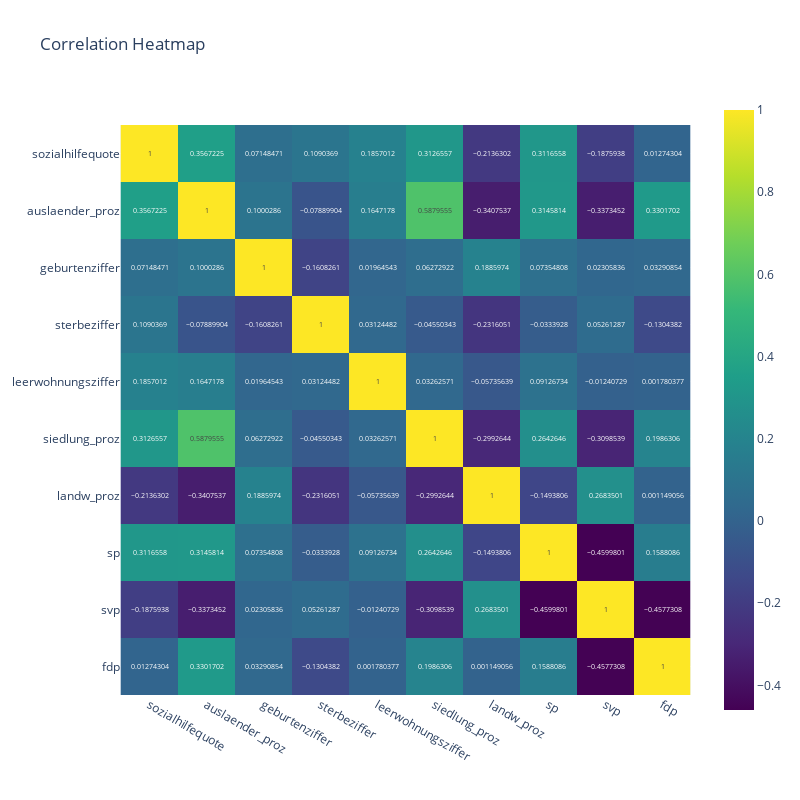

The code cell stored with this chart in its notebook:
### Code cell
import plotly.express as px

# Calculate the correlation matrix
features = [
    "sozialhilfequote",
    "auslaender_proz",
    "geburtenziffer", 
    "sterbeziffer",
    "leerwohnungsziffer", 
    "siedlung_proz",
    "landw_proz",
    "sp", 
    "svp",
    "fdp",
]
correlation_matrix = gem[features].corr()

# Create a heatmap using Plotly
fig = px.imshow(correlation_matrix, 
                text_auto=True,          # Display the correlation coefficients on the heatmap
                title='Correlation Heatmap',
                color_continuous_scale='Viridis',  # Choose a color scale
                width=800,  # Specify width
                height=800  # Specify height
                )

fig.show()

### Figure 1 — Plotly figure (JSON) as saved in the notebook; plotly's stock layout.template omitted (floating-point values rounded to 4 significant figures)
{"data": [{"coloraxis": "coloraxis", "hovertemplate": "x: %{x}<br>y: %{y}<br>color: %{z}<extra></extra>", "name": "0", "texttemplate": "%{z}", "type": "heatmap", "x": ["sozialhilfequote", "auslaender_proz", "geburtenziffer", "sterbeziffer", "leerwohnungsziffer", "siedlung_proz", "landw_proz", "sp", "svp", "fdp"], "xaxis": "x", "y": ["sozialhilfequote", "auslaender_proz", "geburtenziffer", "sterbeziffer", "leerwohnungsziffer", "siedlung_proz", "landw_proz", "sp", "svp", "fdp"], "yaxis": "y", "z": [[1, 0.3567, 0.07148, 0.109, 0.1857, 0.3127, -0.2136, 0.3117, -0.1876, 0.01274], [0.3567, 1, 0.1, -0.0789, 0.1647, 0.588, -0.3408, 0.3146, -0.3373, 0.3302], [0.07148, 0.1, 1, -0.1608, 0.01965, 0.06273, 0.1886, 0.07355, 0.02306, 0.03291], [0.109, -0.0789, -0.1608, 1, 0.03124, -0.0455, -0.2316, -0.03339, 0.05261, -0.1304], [0.1857, 0.1647, 0.01965, 0.03124, 1, 0.03263, -0.05736, 0.09127, -0.01241, 0.00178], [0.3127, 0.588, 0.06273, -0.0455, 0.03263, 1, -0.2993, 0.2643, -0.3099, 0.1986], [-0.2136, -0.3408, 0.1886, -0.2316, -0.05736, -0.2993, 1, -0.1494, 0.2684, 0.001149], [0.3117, 0.3146, 0.07355, -0.03339, 0.09127, 0.2643, -0.1494, 1, -0.46, 0.1588], [-0.1876, -0.3373, 0.02306, 0.05261, -0.01241, -0.3099, 0.2684, -0.46, 1, -0.4577], [0.01274, 0.3302, 0.03291, -0.1304, 0.00178, 0.1986, 0.001149, 0.1588, -0.4577, 1]]}], "layout": {"coloraxis": {"colorscale": [[0, "#440154"], [0.1111, "#482878"], [0.2222, "#3e4989"], [0.3333, "#31688e"], [0.4444, "#26828e"], [0.5556, "#1f9e89"], [0.6667, "#35b779"], [0.7778, "#6ece58"], [0.8889, "#b5de2b"], [1, "#fde725"]]}, "height": 800, "title": {"text": "Correlation Heatmap"}, "width": 800, "xaxis": {"anchor": "y", "autorange": true, "constrain": "domain", "domain": [0, 1], "range": [-0.5, 9.5], "scaleanchor": "y", "type": "category"}, "yaxis": {"anchor": "x", "autorange": true, "constrain": "domain", "domain": [0.04032, 0.9597], "range": [9.5, -0.5], "type": "category"}}}
